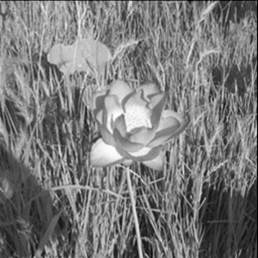
%> input picture 数字图像处理/实验图像/flower1.jpg, 258 x 258 px
$ octave 't1 (2).m'   (GNU Octave 9; MATLAB toolbox functions it lacks are replaced by stand-ins)
%> lines starting %> are read from the running program, lines starting %| are printed output that depends on the picture
clc,clear,close

source = im2double(imread('/home/ubuntu/桌面/matlab/image/flower1.jpg'));
%> source: size 258x258 double; min 0, max 1, mean 0.477
psf = fspecial('motion',30,45);%与图像卷积后逼近相机线性运动的滤波器
motion = imfilter(source,psf,'conv','circular');%卷积，二维循环展开
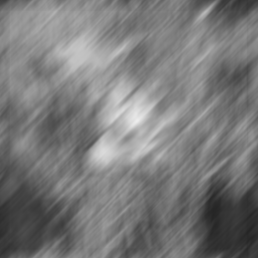
%> motion: size 258x258 double; min 0.146, max 0.933, mean 0.477
noisy = imnoise(motion,'gauss',0,0.0001);%产生高斯噪声

subplot(2,4,1); imshow(source); title('flower1');
subplot(2,4,2); imshow(motion); title('flower1运动模糊');
subplot(2,4,3); imshow(deconvwnr(motion,psf)); title('flower1运动模糊逆滤波');  %在不含噪情况下，Wiener 滤波等效于理想的逆滤波
subplot(2,4,4); imshow(deconvwnr(motion,psf,0.0001)); title('flower1运动模糊维纳滤波');
subplot(2,4,6); imshow(noisy); title('flower1运动模糊&高斯噪声');
subplot(2,4,7); imshow(deconvwnr(noisy,psf)); title('flower1运动模糊&高斯噪声逆滤波');
%> after `imshow(deconvwnr(noisy,psf))`:
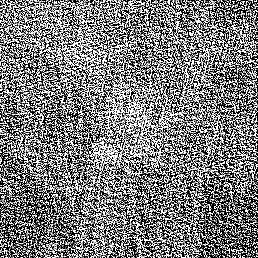
%> displayed picture: size 258x258, on the screen's scale of 0 to 255; min 0, max 255, mean 124.6
subplot(2,4,8); imshow(deconvwnr(noisy,psf,0.0001/var(motion(:)))); title('flower1运动模糊&高斯噪声维纳滤波');  %正则化参数的值设置为噪声方差的倒数
%> after `imshow(deconvwnr(noisy,psf,0.0001/var(motion(:))))`:
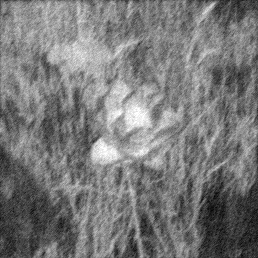
%> displayed picture: size 258x258, on the screen's scale of 0 to 255; min 2, max 255, mean 121
